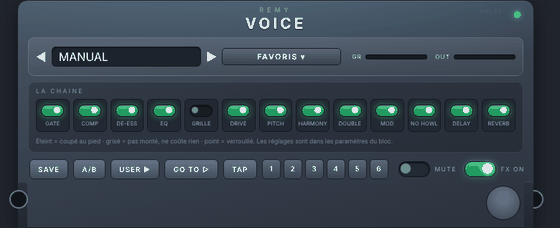
#> input picture voice/modgui/screenshot-voice.png, 560 x 228 px; its folder holds 4 pictures in this run
$ python make_images.py
#> lines starting #> are read from the running program, lines starting #| are printed output that depends on the picture
#!/usr/bin/env python3
"""Draws the bank images for voice.lv2.

The thumbnail is the one that matters. mod-ui's plugin strip constrains it
to 256x64, so a tall pedal scaled down becomes a sliver about 50px wide -
the "sardine can". A WIDE nameplate at 256x64 fills the slot properly.

The screenshots are NOT drawn here: they are photographs of the real web
UI, taken by make_screenshot.js through the same Chromium that renders it
in the browser. A drawn screenshot is a drawing of what the author hoped
the interface looked like.
"""
import os

from PIL import Image, ImageDraw, ImageFont

OUT = 'modgui'
BG_TOP, BG_BOT = (74, 86, 102), (43, 50, 61)
GREEN, AMBER = (70, 224, 138), (255, 207, 92)
TEXT, DIM = (244, 249, 255), (159, 182, 201)


def font(size, bold=False):
    for p in ('/usr/share/fonts/truetype/dejavu/DejaVuSans-Bold.ttf' if bold else
              '/usr/share/fonts/truetype/dejavu/DejaVuSans.ttf',):
        if os.path.exists(p):
            return ImageFont.truetype(p, size)
    return ImageFont.load_default()


def gradient(w, h):
#> called with w = 256, h = 64
    img = Image.new('RGB', (w, h))
#> img: PIL image 256x64 RGB; every value is 0
    d = ImageDraw.Draw(img)
    for y in range(h):
        t = y / max(1, h - 1)
        d.line([(0, y), (w, y)],
               fill=tuple(int(BG_TOP[i] + (BG_BOT[i] - BG_TOP[i]) * t) for i in range(3)))
    return img


def switch(d, x, y, on):
    """The same switch the web UI draws, at thumbnail size: the ON state
    has to read from across the plugin strip."""
    d.rounded_rectangle([x, y, x + 21, y + 10], radius=5,
                        fill=(53, 196, 124) if on else (35, 42, 51))
    cx = x + 15 if on else x + 6
    d.ellipse([cx - 4, y + 1, cx + 4, y + 9], fill=(255, 255, 255) if on else (140, 154, 168))


def thumbnail(path, stereo=False):
    W, H = 256, 64
    img = gradient(W, H)
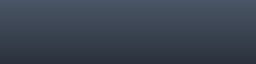
#> img: PIL image 256x64 RGB; mean R, G, B 58, 67.6, 81
    d = ImageDraw.Draw(img)
    d.rounded_rectangle([0, 0, W - 1, H - 1], radius=8, outline=(23, 28, 35))

    d.text((13, 7), 'REMY', font=font(9), fill=DIM)
    d.text((13, 17), 'VOICE', font=font(22, True), fill=TEXT)
    if stereo:
        d.text((14, 44), 'STEREO', font=font(10, True), fill=AMBER)
    else:
        d.text((14, 45), 'NO PITCH TRACKING', font=font(8), fill=DIM)

    for i, on in enumerate((True, True, False, True, True, False)):
        switch(d, 118 + (i % 3) * 46, 14 + (i // 3) * 22, on)
    d.ellipse([232, 12, 246, 26], fill=(58, 68, 82), outline=(23, 28, 35))
    d.line([239, 14, 239, 19], fill=AMBER, width=2)

    img.save(path)
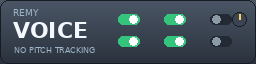
#> saved as thumbnail-voice.png: PIL image 256x64 RGB; mean R, G, B 66.9, 81.3, 90.6
#> call 2 of thumbnail, with path = 'modgui/thumbnail-voice-stereo.png', stereo = True
#> in thumbnail (call 2), `img.save(path)`:
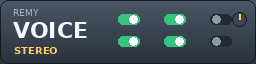
#> saved as thumbnail-voice-stereo.png: PIL image 256x64 RGB; mean R, G, B 67.6, 81.3, 89.5
    return img.size


def alleger(path, largeur=560, couleurs=128):
    """Shrinks a photograph of the web UI to something a bundle should
    carry. Chromium writes 24-bit PNGs of 300 kB; the plugin browser shows
    the image at half that size anyway, and a bundle that arrives over a
    Dwarf's network share should not be most of a megabyte of screenshot.
    Idempotent: once shrunk, the image is left alone."""
#> called with path = 'modgui/screenshot-voice.png', largeur = 560, couleurs = 128
    img = Image.open(path)
#> img is the input picture: PIL image 560x228 P; mean R, G, B 55.2, 67, 77.5
    if img.width <= largeur and img.mode == 'P':
        return img.size, os.path.getsize(path)
    # never UP: a 480-pixel pedal blown up to 560 is a blurred pedal
    largeur = min(largeur, img.width)
    h = int(img.height * largeur / img.width)
    img = img.convert('RGB').resize((largeur, h), Image.LANCZOS)
    img = img.quantize(colors=couleurs, method=Image.MEDIANCUT, dither=Image.FLOYDSTEINBERG)
    img.save(path, optimize=True)
    return img.size, os.path.getsize(path)


if __name__ == '__main__':
    print('thumbnail mono  :', thumbnail(f'{OUT}/thumbnail-voice.png'))
    print('thumbnail stereo:', thumbnail(f'{OUT}/thumbnail-voice-stereo.png', stereo=True))
    for name in ('screenshot-voice.png', 'screenshot-voice-stereo.png'):
        path = os.path.join(OUT, name)
        if not os.path.exists(path):
            raise SystemExit('%s is missing - run: node make_screenshot.js' % name)
        size, octets = alleger(path)
#> size = (560, 228); octets = 37092
        print('%-16s: %dx%d, %d bytes' % (name.split('.')[0], size[0], size[1], octets))
#| screenshot-voice: 560x228, 37092 bytes
